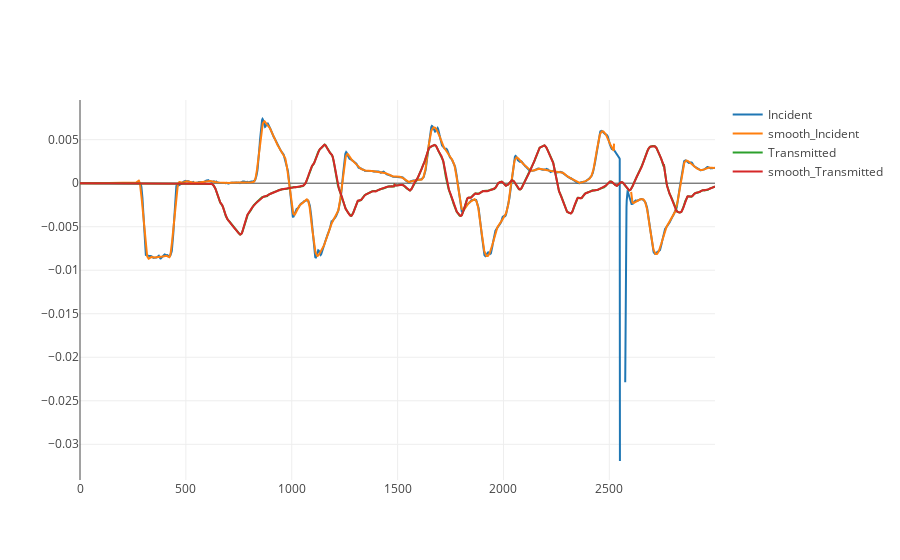

Write notebook code for a chart like this one.
### Code cell
smooth_value = 57
sav_incid = savgol_filter(incid, smooth_value, 3)
sav_trans = savgol_filter(trans, smooth_value - 50, 3)

fig1 = go.Figure(layout=dict(template = "none"))
fig1.add_trace(go.Scatter(y = incid, name = "Incident"))
fig1.add_trace(go.Scatter(y = sav_incid, name = "smooth_Incident"))

fig1.add_trace(go.Scatter(y = trans, name = "Transmitted"))
fig1.add_trace(go.Scatter(y = sav_trans, name = "smooth_Transmitted"))

fig1.show()

### Figure 1 — Plotly figure (JSON) as saved in the notebook; plotly's stock layout.template omitted (floating-point values rounded to 4 significant figures; data arrays with more than 128 entries replaced by an {"elided": "..."} marker saying what was removed)
{"data": [{"name": "Incident", "type": "scatter", "y": {"elided": "3000 float values"}}, {"name": "smooth_Incident", "type": "scatter", "y": {"elided": "3000 float values"}}, {"name": "Transmitted", "type": "scatter", "y": {"elided": "3000 float values"}}, {"name": "smooth_Transmitted", "type": "scatter", "y": {"elided": "3000 float values"}}], "layout": {}}
